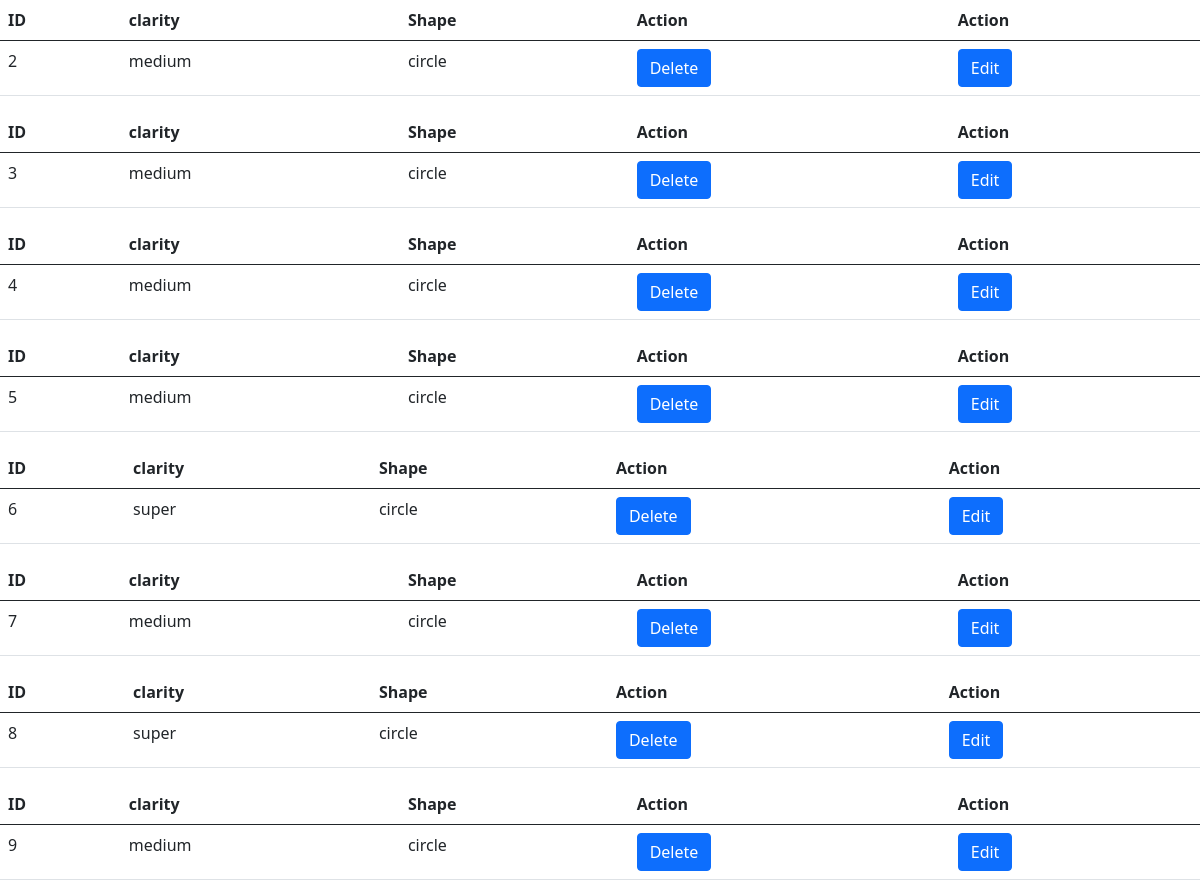
Before: /showd (signed in) with the older database file.
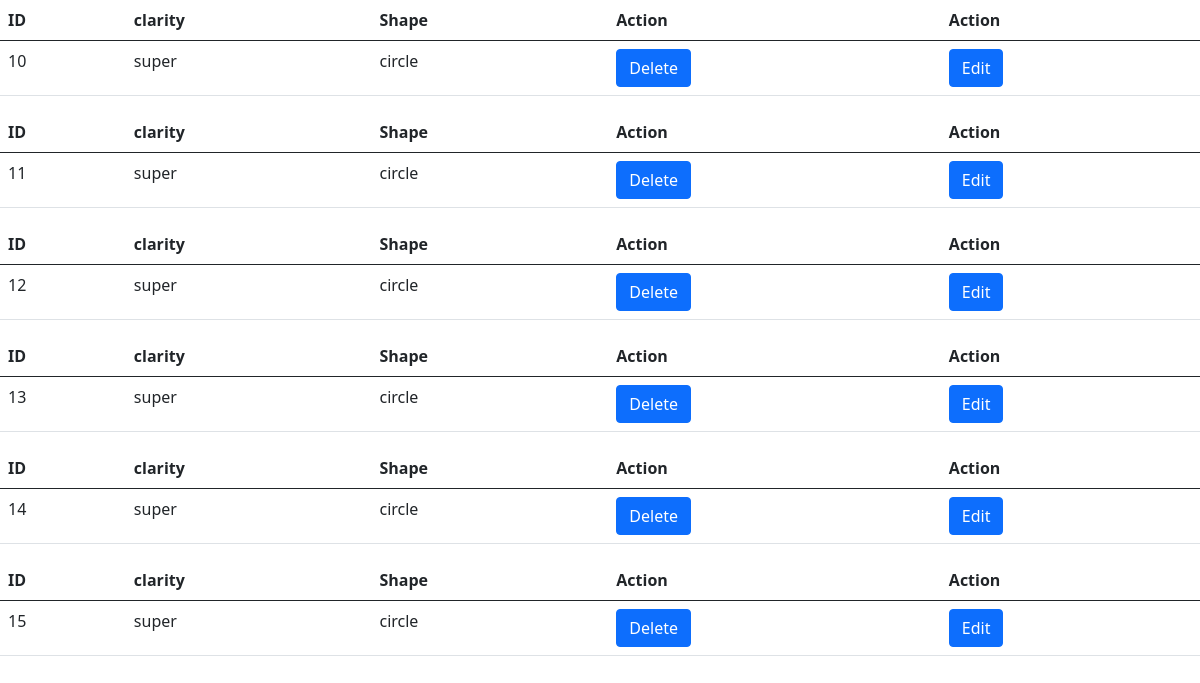
After: the same page with the newer database file.
### firstapp/models.py (models this page shows, shortened)
class POD(models.Model):
    date = models.DateField(auto_now_add=True)
    company_name = models.ForeignKey('CompanyInfo', on_delete=PROTECT)
    location = models.ForeignKey('location', on_delete=models.PROTECT, null=True)
    shape = models.ForeignKey('shape_d', on_delete=models.PROTECT, null=True)
    clarity = models.ForeignKey('clarity', on_delete=models.PROTECT)
    color_origin1 = models.ForeignKey('color_origin', on_delete=models.PROTECT)
    white_color_grade1 = models.ForeignKey(
        'white_color_grade', on_delete=models.PROTECT)
    fancy_color_intensity1 = models.ForeignKey(
        'fancy_color_intensity', on_delete=models.PROTECT)
    fancycolor_grade = models.ForeignKey(
        'fancycolor_grade', on_delete=models.PROTECT)
    cut = models.ForeignKey('cut', on_delete=models.PROTECT)
    polish = models.ForeignKey('polish', on_delete=models.PROTECT)
    symmetry = models.ForeignKey('symmetry', on_delete=models.PROTECT)
    measurements = models.CharField(max_length=30,blank=True,null=True)
    depth = models.IntegerField()
    table_perc = models.IntegerField()
    fluorescence_intensity = models.ForeignKey(
        'fluorescence_intensity', on_delete=models.PROTECT)
    fluorescence_color = models.ForeignKey(
        'fluorescence_color', on_delete=models.PROTECT)
    certificate_no_d = models.CharField(max_length=30)
    certificate_d = models.ForeignKey(
        'certificate_d', on_delete=models.PROTECT)
    laser_inscription = models.BooleanField()
    PCS_d = models.IntegerField()
    weight_d = models.FloatField()
    price = models.FloatField(null=True, blank=True)
    units = models.CharField(max_length=30,blank=True,null=True)
    amount_d = models.DecimalField(decimal_places=2, max_digits=9)
    DIS_d = models.PositiveSmallIntegerField(blank=True, null=True)
    DIS_Amount_d = models.DecimalField(
        decimal_places=2, max_digits=9, blank=True, null=True)
    total_val_d = models.DecimalField(
        decimal_places=2, max_digits=9, blank=True)
    purchaseapv_d = models.BooleanField(default=False)
    currency = models.ForeignKey('currencies', on_delete=models.PROTECT)
    tag_price_d = models.FloatField()
    rate_d = models.FloatField()

class clarity(models.Model):
    clarity = models.CharField(max_length=30)
    def __str__(self):
        return self.clarity

class shape_d(models.Model):
    shape = models.CharField(max_length=30)
    def __str__(self):
        return self.shape

### firstapp/views.py (the view)
# urls.py: path('showd', views.showdiamond, name="showdiamond"),
@login_required
def showdiamond(request):
    diamondobj = POD.objects.all()
    context = {
        "showdia": diamondobj,
    }
    return render(request, "showd.html", context=context)

### firstapp/templates/showd.html (shortened to what this page needs)
<!DOCTYPE html>
<html lang="en">
<head>
  <link href="https://cdn.jsdelivr.net/npm/bootstrap@5.0.2/dist/css/bootstrap.min.css" rel="stylesheet"
>
</head>
<body>
  {% for obj in showdia %}
  <table class="table">
    <thead class="thead-dark">
      <tr>
        <th scope="col">ID</th>
        <th scope="col">clarity</th>
        <th scope="col">Shape</th>
        <th scope="col">Action</th>
        <th scope="col">Action</th>
      </tr>
    </thead>
    <tbody>
      <tr class="something">
        <td>{{obj.id}}</td>
        <td>{{obj.clarity}}</td>
        <td>{{obj.shape}}</td>
        <td><a class="btn btn-primary" href="{% url 'deleteid_d' idno=obj.id %}" >Delete</a></td>
        <td><a class="btn btn-primary" href="{% url 'update_d' dk=obj.id %}">Edit</a></td>
      </tr>
      </tbody>
  </table>
  {%endfor%}
</body>
</html>

Changed rows visible on the page:
removed POD: id "2", clarity "medium", shape "circle"
removed POD: id "3", clarity "medium", shape "circle"
removed POD: id "4", clarity "medium", shape "circle"
removed POD: id "5", clarity "medium", shape "circle"
removed POD: id "6", clarity "super", shape "circle"
removed POD: id "7", clarity "medium", shape "circle"
removed POD: id "8", clarity "super", shape "circle"
removed POD: id "9", clarity "medium", shape "circle"
added POD: id "10", clarity "super", shape "circle"
added POD: id "11", clarity "super", shape "circle"
added POD: id "12", clarity "super", shape "circle"
added POD: id "13", clarity "super", shape "circle"
added POD: id "14", clarity "super", shape "circle"
added POD: id "15", clarity "super", shape "circle"
